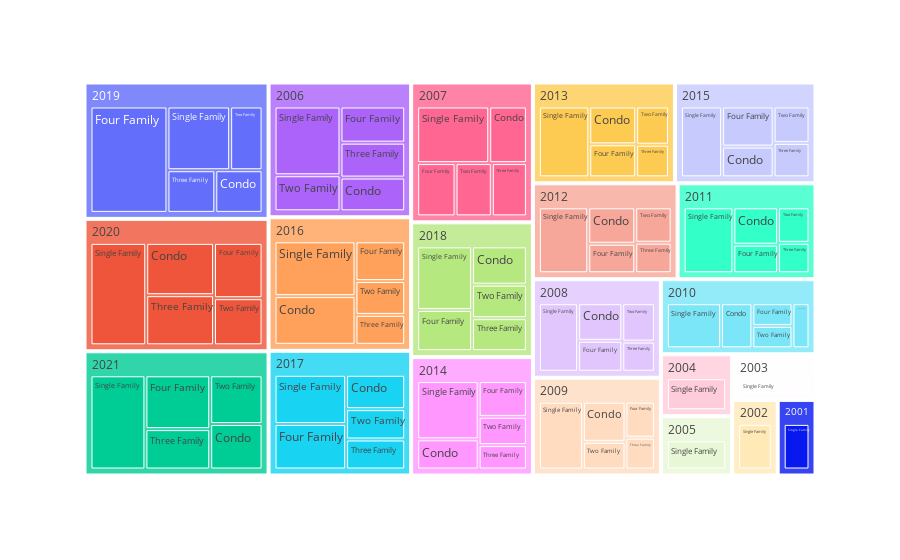

The notebook cell this image was saved under:
### Markdown cell above
tree map of average sale amount by Residential Type

### Code cell
data_avg_Residential = df.groupby(['List Year', 'Residential Type'])['Sale Amount'].mean().reset_index()

# Plot the treemap
fig = px.treemap(data_avg_Residential, path=["List Year", "Residential Type"], values="Sale Amount")
fig.show()

### Figure 1 — Plotly figure (JSON) as saved in the notebook; plotly's stock layout.template omitted (floating-point values rounded to 4 significant figures)
{"data": [{"branchvalues": "total", "domain": {"x": [0, 1], "y": [0, 1]}, "hovertemplate": "labels=%{label}<br>Sale Amount=%{value}<br>parent=%{parent}<br>id=%{id}<extra></extra>", "ids": ["2006/Condo", "2007/Condo", "2008/Condo", "2009/Condo", "2010/Condo", "2011/Condo", "2012/Condo", "2013/Condo", "2014/Condo", "2015/Condo", "2016/Condo", "2017/Condo", "2018/Condo", "2019/Condo", "2020/Condo", "2021/Condo", "2006/Four Family", "2007/Four Family", "2008/Four Family", "2009/Four Family", "2010/Four Family", "2011/Four Family", "2012/Four Family", "2013/Four Family", "2014/Four Family", "2015/Four Family", "2016/Four Family", "2017/Four Family", "2018/Four Family", "2019/Four Family", "2020/Four Family", "2021/Four Family", "2001/Single Family", "2002/Single Family", "2003/Single Family", "2004/Single Family", "2005/Single Family", "2006/Single Family", "2007/Single Family", "2008/Single Family", "2009/Single Family", "2010/Single Family", "2011/Single Family", "2012/Single Family", "2013/Single Family", "2014/Single Family", "2015/Single Family", "2016/Single Family", "2017/Single Family", "2018/Single Family", "2019/Single Family", "2020/Single Family", "2021/Single Family", "2006/Three Family", "2007/Three Family", "2008/Three Family", "2009/Three Family", "2010/Three Family", "2011/Three Family", "2012/Three Family", "2013/Three Family", "2014/Three Family", "2015/Three Family", "2016/Three Family", "2017/Three Family", "2018/Three Family", "2019/Three Family", "2020/Three Family", "2021/Three Family", "2006/Two Family", "2007/Two Family", "2008/Two Family", "2009/Two Family", "2010/Two Family", "2011/Two Family", "2012/Two Family", "2013/Two Family", "2014/Two Family", "2015/Two Family", "2016/Two Family", "2017/Two Family", "2018/Two Family", "2019/Two Family", "2020/Two Family", "2021/Two Family", "2001", "2002", "2003", "2004", "2005", "2006", "2007", "2008", "2009", "2010", "2011", "2012", "2013", "2014", "2015", "2016", "2017", "2018", "2019", "2020", "2021"], "labels": ["Condo", "Condo", "Condo", "Condo", "Condo", "Condo", "Condo", "Condo", "Condo", "Condo", "Condo", "Condo", "Condo", "Condo", "Condo", "Condo", "Four Family", "Four Family", "Four Family", "Four Family", "Four Family", "Four Family", "Four Family", "Four Family", "Four Family", "Four Family", "Four Family", "Four Family", "Four Family", "Four Family", "Four Family", "Four Family", "Single Family", "Single Family", "Single Family", "Single Family", "Single Family", "Single Family", "Single Family", "Single Family", "Single Family", "Single Family", "Single Family", "Single Family", "Single Family", "Single Family", "Single Family", "Single Family", "Single Family", "Single Family", "Single Family", "Single Family", "Single Family", "Three Family", "Three Family", "Three Family", "Three Family", "Three Family", "Three Family", "Three Family", "Three Family", "Three Family", "Three Family", "Three Family", "Three Family", "Three Family", "Three Family", "Three Family", "Three Family", "Two Family", "Two Family", "Two Family", "Two Family", "Two Family", "Two Family", "Two Family", "Two Family", "Two Family", "Two Family", "Two Family", "Two Family", "Two Family", "Two Family", "Two Family", "Two Family", "2001", "2002", "2003", "2004", "2005", "2006", "2007", "2008", "2009", "2010", "2011", "2012", "2013", "2014", "2015", "2016", "2017", "2018", "2019", "2020", "2021"], "name": "", "parents": ["2006", "2007", "2008", "2009", "2010", "2011", "2012", "2013", "2014", "2015", "2016", "2017", "2018", "2019", "2020", "2021", "2006", "2007", "2008", "2009", "2010", "2011", "2012", "2013", "2014", "2015", "2016", "2017", "2018", "2019", "2020", "2021", "2001", "2002", "2003", "2004", "2005", "2006", "2007", "2008", "2009", "2010", "2011", "2012", "2013", "2014", "2015", "2016", "2017", "2018", "2019", "2020", "2021", "2006", "2007", "2008", "2009", "2010", "2011", "2012", "2013", "2014", "2015", "2016", "2017", "2018", "2019", "2020", "2021", "2006", "2007", "2008", "2009", "2010", "2011", "2012", "2013", "2014", "2015", "2016", "2017", "2018", "2019", "2020", "2021", "", "", "", "", "", "", "", "", "", "", "", "", "", "", "", "", "", "", "", "", ""], "type": "treemap", "values": [263900.0, 259600.0, 227000.0, 233900.0, 219700.0, 229600.0, 234100.0, 237400.0, 237600.0, 211900.0, 477900.0, 250900.0, 258300.0, 238100.0, 422500.0, 289100.0, 282900.0, 248400.0, 186700.0, 144900.0, 141700.0, 175000.0, 189100.0, 207400.0, 220800.0, 276900.0, 239800.0, 403500.0, 277500.0, 967100.0, 320100.0, 423600.0, 246200.0, 296400.0, 327200.0, 380300.0, 364000.0, 548500.0, 496000.0, 367400.0, 408800.0, 379600.0, 449800.0, 444700.0, 477700.0, 458300.0, 390700.0, 538300.0, 435700.0, 429600.0, 471800.0, 680000.0, 628700.0, 273200.0, 227200.0, 134300.0, 128500.0, 119300.0, 131300.0, 151700.0, 143000.0, 150500.0, 165500.0, 180500.0, 219400.0, 221700.0, 240900.0, 404500.0, 318100.0, 287300.0, 235000.0, 171100.0, 161600.0, 139400.0, 153200.0, 176100.0, 168000.0, 174300.0, 175100.0, 203800.0, 222300.0, 225800.0, 244000.0, 272200.0, 310000.0, 246200.0, 296400.0, 327200.0, 380300.0, 364000.0, 1656000.0, 1466000.0, 1086000.0, 1078000.0, 999700.0, 1139000.0, 1196000.0, 1233000.0, 1242000.0, 1220000.0, 1640000.0, 1532000.0, 1413000.0, 2162000.0, 2099000.0, 1969000.0]}], "layout": {"legend": {"tracegroupgap": 0}, "margin": {"t": 60}}}
